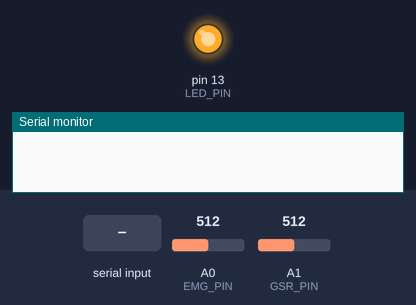
This sketch was run on a simulated Arduino Uno, built with avr-gcc and run on an emulated ATmega328P. On the bench: output pins drawn as LEDs (lit = HIGH), the last lines printed to the serial monitor. Dashed ring = blinking. The inputs (shaded band) are chosen by the test bench; at power-on: A0 (EMG_PIN) = 512, A1 (GSR_PIN) = 512.

Above: at 0.1 s.
At 1.1 s:
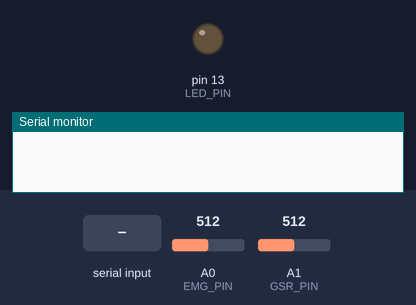
At 3.45 s:
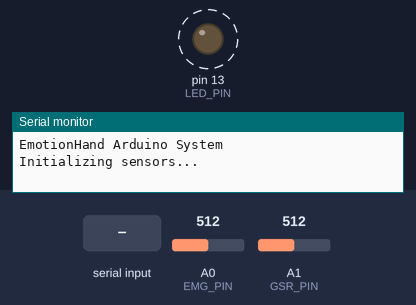
3.5 s: "RESET\n" received over Serial
6.5 s: "STATUS\n" received over Serial
9.5 s: "INFO\n" received over Serial
Timing chart, 0 to 18.5 s (numbered marks = the images above; inputs shaded):
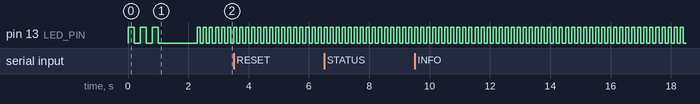

Measured:
- by itself, pin 13 (LED_PIN): alternates HIGH for 0.10 s and LOW for 0.10 s

The sketch:

arduino_emotion_hand.ino
```cpp
/*
 * EmotionHand Arduino代码
 * 读取EMG和GSR传感器数据并通过串口发送
 *
 * 硬件连接：
 * - EMG传感器 (Muscle Sensor v3) -> A0
 * - GSR传感器 (指套式) -> A1
 * - 可选：LED指示灯 -> D13
 *
 * 数据格式：emg_value,gsr_value
 * 更新频率：50Hz (每20ms)
 */

// 传感器引脚定义
const int EMG_PIN = A0;    // EMG传感器连接到A0
const int GSR_PIN = A1;    // GSR传感器连接到A1
const int LED_PIN = 13;    // 状态指示LED

// 数据处理参数
const int SAMPLE_RATE = 50;        // 采样率 (Hz)
const int SAMPLE_INTERVAL = 20;    // 采样间隔 (ms)
const int EMG_FILTER_ALPHA = 0.8;  // EMG低通滤波系数
const int GSR_FILTER_ALPHA = 0.9;  // GSR低通滤波系数

// 数据变量
float emg_raw = 0;
float gsr_raw = 0;
float emg_filtered = 0;
float gsr_filtered = 0;
unsigned long last_time = 0;

// 校准参数
bool calibrated = false;
float emg_baseline = 0;
float gsr_baseline = 0;
int calibration_count = 0;
const int CALIBRATION_SAMPLES = 1000;  // 20秒校准

void setup() {
  // 初始化串口
  Serial.begin(115200);
  while (!Serial) {
    ; // 等待串口连接
  }

  // 设置引脚模式
  pinMode(EMG_PIN, INPUT);
  pinMode(GSR_PIN, INPUT);
  pinMode(LED_PIN, OUTPUT);

  // LED闪烁表示启动
  blinkLED(3, 200);

  Serial.println("EmotionHand Arduino System");
  Serial.println("Initializing sensors...");

  delay(1000);
  last_time = millis();
}

void loop() {
  unsigned long current_time = millis();

  // 固定频率采样
  if (current_time - last_time >= SAMPLE_INTERVAL) {
    last_time = current_time;

    // 读取传感器数据
    readSensors();

    // 校准或处理数据
    if (!calibrated) {
      performCalibration();
    } else {
      processData();
    }
  }

  // 处理串口命令
  handleCommands();
}

void readSensors() {
  // 读取原始数据
  emg_raw = analogRead(EMG_PIN);
  gsr_raw = analogRead(GSR_PIN);
}

void performCalibration() {
  // 收集校准数据
  static unsigned long calibration_start = millis();

  emg_baseline += emg_raw;
  gsr_baseline += gsr_raw;
  calibration_count++;

  // LED快闪表示校准中
  digitalWrite(LED_PIN, (millis() / 100) % 2);

  // 检查校准完成
  if (calibration_count >= CALIBRATION_SAMPLES) {
    emg_baseline /= CALIBRATION_SAMPLES;
    gsr_baseline /= CALIBRATION_SAMPLES;
    calibrated = true;

    Serial.println("Calibration completed!");
    Serial.print("EMG baseline: ");
    Serial.println(emg_baseline);
    Serial.print("GSR baseline: ");
    Serial.println(gsr_baseline);

    // LED常亮表示校准完成
    digitalWrite(LED_PIN, HIGH);
    delay(1000);
    digitalWrite(LED_PIN, LOW);
  } else {
    // 显示校准进度
    if (calibration_count % 100 == 0) {
      int progress = (calibration_count * 100) / CALIBRATION_SAMPLES;
      Serial.print("Calibrating... ");
      Serial.print(progress);
      Serial.println("%");
    }
  }
}

void processData() {
  // 应用低通滤波器
  emg_filtered = EMG_FILTER_ALPHA * emg_filtered + (1 - EMG_FILTER_ALPHA) * emg_raw;
  gsr_filtered = GSR_FILTER_ALPHA * gsr_filtered + (1 - GSR_FILTER_ALPHA) * gsr_raw;

  // 去除基线偏移
  float emg_corrected = emg_filtered - emg_baseline;
  float gsr_corrected = gsr_filtered - gsr_baseline;

  // 限制范围
  emg_corrected = constrain(emg_corrected, -500, 500);
  gsr_corrected = constrain(gsr_corrected, -200, 200);

  // 映射到正范围
  emg_corrected = map(emg_corrected, -500, 500, 0, 1023);
  gsr_corrected = map(gsr_corrected, -200, 200, 0, 1023);

  // 确保在有效范围内
  emg_corrected = constrain(emg_corrected, 0, 1023);
  gsr_corrected = constrain(gsr_corrected, 0, 1023);

  // 发送数据 (格式：emg,gsr)
  Serial.print(emg_corrected);
  Serial.print(",");
  Serial.println(gsr_corrected);

  // 根据EMG活动控制LED
  if (emg_corrected > 600) {
    digitalWrite(LED_PIN, HIGH);
  } else {
    digitalWrite(LED_PIN, LOW);
  }
}

void handleCommands() {
  if (Serial.available() > 0) {
    String command = Serial.readStringUntil('\n');
    command.trim();

    if (command == "RESET") {
      // 重置校准
      calibrated = false;
      calibration_count = 0;
      emg_baseline = 0;
      gsr_baseline = 0;
      emg_filtered = 0;
      gsr_filtered = 0;
      Serial.println("Calibration reset");
    }
    else if (command == "STATUS") {
      // 发送状态信息
      Serial.print("Status: ");
      Serial.println(calibrated ? "Calibrated" : "Calibrating");
      Serial.print("EMG: ");
      Serial.print(emg_raw);
      Serial.print(" -> ");
      Serial.println(emg_filtered);
      Serial.print("GSR: ");
      Serial.print(gsr_raw);
      Serial.print(" -> ");
      Serial.println(gsr_filtered);
    }
    else if (command == "INFO") {
      // 发送硬件信息
      Serial.println("EmotionHand Arduino Controller");
      Serial.print("Sample Rate: ");
      Serial.print(SAMPLE_RATE);
      Serial.println(" Hz");
      Serial.print("EMG Pin: A");
      Serial.println(EMG_PIN - A0);
      Serial.print("GSR Pin: A");
      Serial.println(GSR_PIN - A0);
    }
  }
}

void blinkLED(int times, int duration) {
  for (int i = 0; i < times; i++) {
    digitalWrite(LED_PIN, HIGH);
    delay(duration);
    digitalWrite(LED_PIN, LOW);
    delay(duration);
  }
}
```
